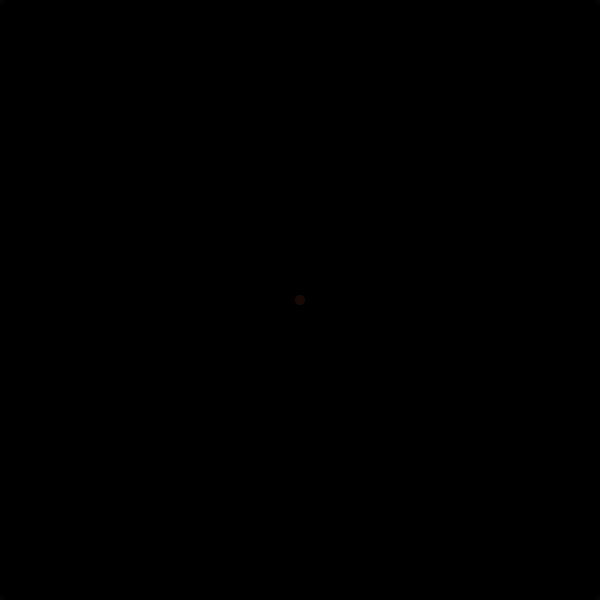
Frame 1 (no input)
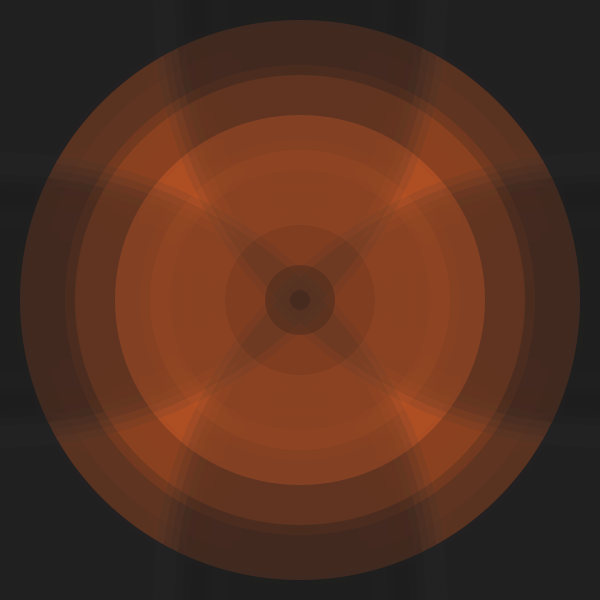
Frame 60 (the mouse pressed at the canvas centre just before this capture)
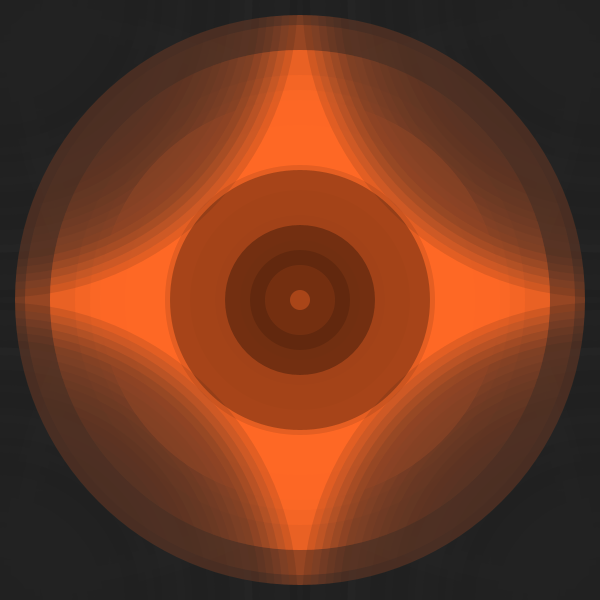
Frame 120 (the mouse held since frame 60 and released just before this capture)

The Processing sketch that drew these frames (run headless with seeded random() and noise(); from frame 60 on, the mouse is pressed at the canvas centre):

// Processing sketch: processing_73480
// ── processing_73480.pde

int c = 0;
int d = 0;
int diam = 10;
float centX, centY;


void setup() {
  
  size (600,600);
  background(0);
  smooth();
  frameRate(30);
  
  
}


void draw() {
 
  
  for (int diam = 0; diam<width ; diam+=10);
  {
    
   noStroke(); 
   fill(random(70),30);
    ellipse(0,0,diam%1200,diam%1200);
    
    ellipse(600,0,diam%1200,diam%1200);
    
    ellipse(0,600,diam%1200,diam%1200);
    
    ellipse(600,600,diam%1200,diam%1200);
    
    fill(#ff6825,random(150));
    //rectMode(CENTER);
    ellipse(300,300,diam*frameCount%600,diam*frameCount%600);
    
    fill(0,random(100));
    ellipse(300,300,diam*frameCount%300,diam*frameCount%300);
    
    
    diam+=15;
  }
   
}
